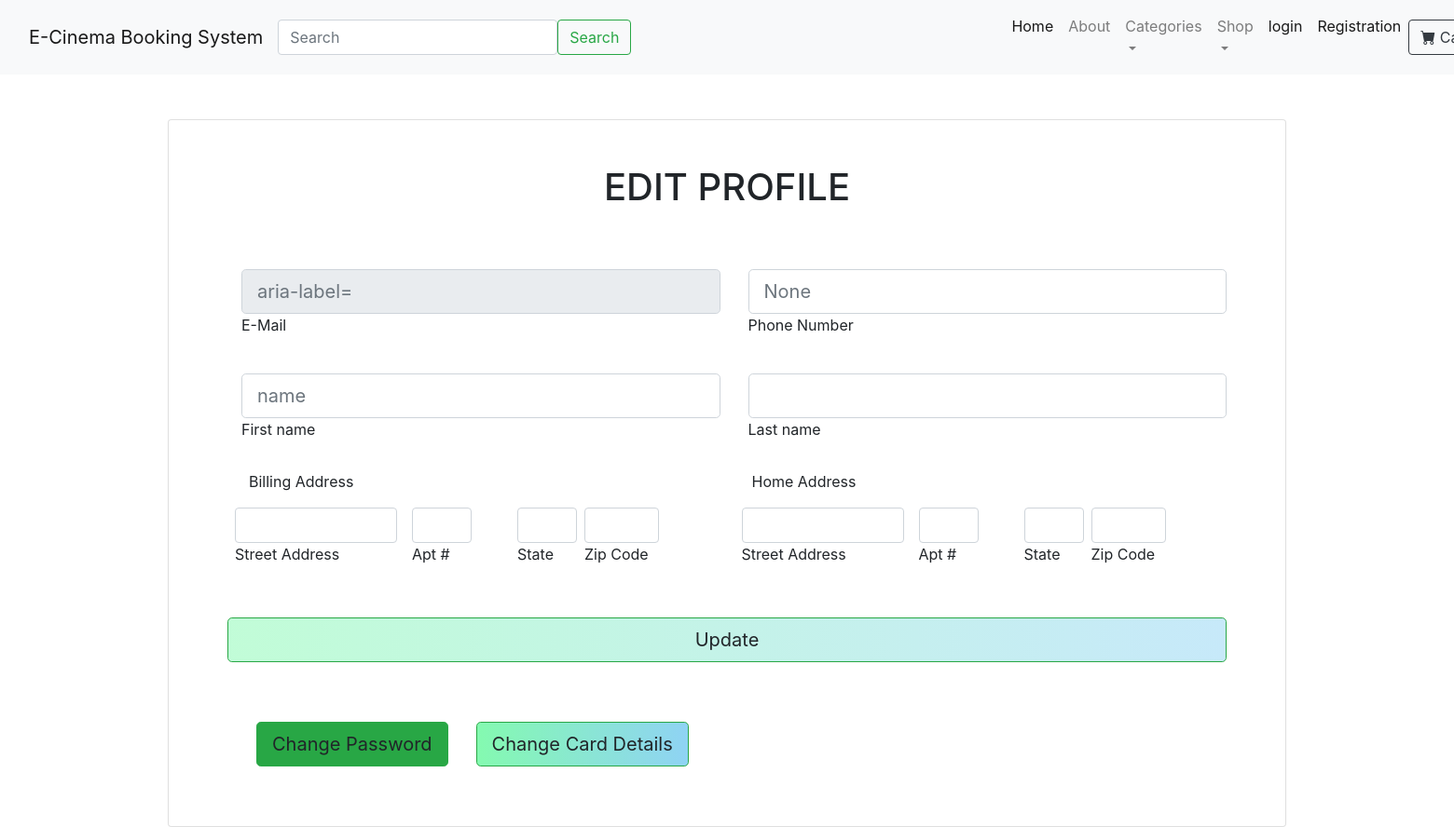
The page /edit_profile (signed in) on the database as committed earlier.
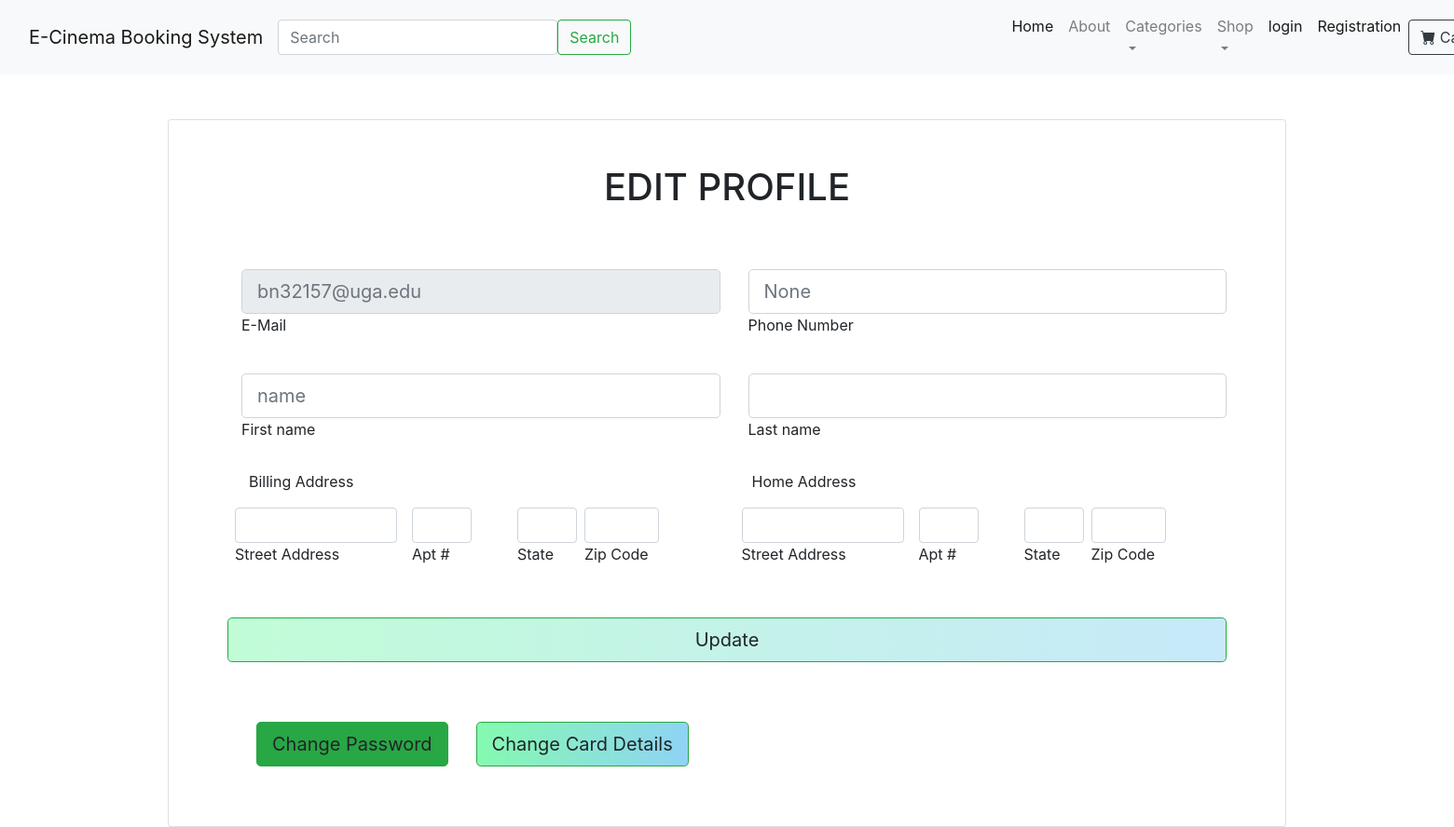
The same page on the database as committed later.
### ebooking/models.py (models this page shows)
class customuser(AbstractUser):
    address = models.TextField()
    phone_number = models.IntegerField()

### ebooking/views.py (the view)
def edit_profile(request):
    return render(request, "edit_profile.html")

### home/templates/edit_profile.html (shortened to what this page needs)
{% extends 'base.html' %}
{% load static %}
{% block content %}
<head><link rel="stylesheet" href="{% static 'home/css/registration.css' %}"></head>
  <div class="container h-70 pt-5">
        <div class="d-flex justify-content-center">
            <div class="d-flex justify-content-center">
            <div class="card" style="height:760px;width:1200px">
              <div class="card-body p-5">
                <h1 class="text-uppercase text-center mb-5">Edit Profile</h1>
                  {% if user.is_authenticated %}
                  <form method="POST" action="edit_profile">
                  <div class="col ml-auto">
                    <div class="row ml-auto py-3">
                        <div class="col ml-auto">
                            <input type="text" id="formControlReadonly" class="form-control form-control-lg" placeholder={{user.email}} aria-label={{user.email}} readonly>
                            <label for="formControlReadonly">E-Mail</label>
                        </div>
                        <div class="col ml-auto">
                            <input type="text" id="phone_number" class="form-control form-control-lg" placeholder={{user.phone_number}}>
                            <label for="phone_number">Phone Number</label>
                        </div>
                    </div>
                    <div class="row ml-auto py-3">
                        <div class="col ml-auto">
                            <input type="text" id="first_name" class="form-control form-control-lg" placeholder={{user.first_name}}>
                            <label for="first_name">First name</label>
                        </div>
                        <div class="col ml-auto">
                            <input type="text"  id="last_name" class="form-control form-control-lg" placeholder={{user.last_name}}>
                            <label for="first_name">Last name</label>
                            </div>
                    </div>
                      <div class="row ml-2 pt-2">
                          <div class="col">
                          <p>Billing Address</p>
                          </div>
                        <div class="col">
                          <p>Home Address</p>
                          </div>
                     </div>
                      <div class="row ml-auto">
                        <div class="col ml-auto">
                            <div class="row mb-4" style="float:left">
                           <div class="form-outline mb-4 px-2" style="float:left;width:190px">
                            <input type="text" id="saddress" class="form-control"/>
                            <label class="form-label" for="saddress">Street Address</label>
                          </div>
                         <div class="form-outline mb-4 px-2" style="float:left;width:80px">
                           <input type="text" id="aptnumber" class="form-control" />
                            <label class="form-label" for="aptnumber">Apt #</label>
                         </div>
                        </div>
                        <div class="row mb-4 px-5">
                        <div class="form-outline mb-4 px-2" style="width:80px">
                           <input type="text" id="bstate" class="form-control" />
                            <label class="form-label" for="bstate" >State</label>
                         </div>
                         <div class="form-outline mb-4" style="float:left;width:80px">
                           <input type="email" id="bzipcode" class="form-control" />
                            <label class="form-label" for="bzipcode">Zip Code</label>
                         </div></div>
                        </div>
                        <div class="col ml-auto">
                            <div class="row mb-4" style="float:left">
                           <div class="form-outline mb-4 px-2" style="float:left;width:190px">
                            <input type="text" id="saddress" class="form-control"/>
                            <label class="form-label" for="saddress">Street Address</label>
                          </div>
                         <div class="form-outline mb-4 px-2" style="float:left;width:80px">
                           <input type="text" id="aptnumber" class="form-control" />
                            <label class="form-label" for="aptnumber">Apt #</label>
                         </div>
                        </div>
                        <div class="row mb-4 px-5">
                        <div class="form-outline mb-4 px-2" style="width:80px">
                           <input type="text" id="bstate" class="form-control" />
                            <label class="form-label" for="bstate" >State</label>
                         </div>
                         <div class="form-outline mb-4" style="float:left;width:80px">
                           <input type="email" id="bzipcode" class="form-control" />
                            <label class="form-label" for="bzipcode">Zip Code</label>
                         </div></div>
                        </div>
                    </div>
                      <div style="text-align: center;">
                    <button class="btn btn-success btn-block btn-lg gradient-custom-3 text-body px-2" type="submit">Update</button>
            </div>
                       </form></br></br>
                  <div class="col ml-auto p-3">
                      <div class="row ml-auto">
                          <form method="POST" action="changepassword">
                              <div class="col ml-auto"><button style="color:red" type="submit" value="Change Password",
                                                               class="btn btn-success btn-block btn-lg gradient-custom-6 text-body">Change Password</button>
                              </div> </form>
                         <form method="POST" action="edit_card">
                              <div class="col ml-auto"><button type="submit" value="Change Card Details",
                                                               class="btn btn-success btn-block btn-lg gradient-custom-4 text-body">Change Card Details</button>
                              </div>
                        </form>
                          </div>
                      </div>
                  </div>
                  {% else %}
                <p class="text-center text-muted mt-5 mb-0">User Not Logged IN <a href="login" class="fw-bold text-body"><u>Login here</u></a></p>
                      {% endif %}
              </div>
            </div></div></div></div>
        {% endblock %}

### home/templates/base.html (shortened to what this page needs)
{% load static %}
<!DOCTYPE html>
<html lang="en">
    <head>
        <link href="https://cdn.jsdelivr.net/npm/bootstrap-icons@1.5.0/font/bootstrap-icons.css" rel="stylesheet" />
        <link rel="stylesheet" href="https://stackpath.bootstrapcdn.com/bootstrap/4.1.3/css/bootstrap.min.css">
    </head>
    <body style="background-image: url('https://mdbcdn.b-cdn.net/img/Photos/new-templates/search-box/img4.jpg');">
<nav class="navbar navbar-expand-lg navbar-light bg-light">
            <div class="container-fluid">
                <a class="navbar-brand" href="#!">E-Cinema Booking System</a>
                <form class="d-flex">
                    <input class="form-control me-2" type="search" placeholder="Search" aria-label="Search" style="width: 300px">
                    <button class="btn btn-outline-success" type="submit">Search</button>
                </form>
                <div class="collapse navbar-collapse" id="navbarSupportedContent" style="width:100px">
                    <ul class="navbar-nav me-auto mb-2 mb-lg-0 ms-lg-4 ml-auto" style="padding-left:400px" >
                        <li class="nav-item"><a class="nav-link active" aria-current="page" href="#!">Home</a></li>
                        <li class="nav-item"><a class="nav-link" href="#!">About</a></li>
                        <li class="nav-item dropdown">
                            <a class="nav-link dropdown-toggle" id="navbarDropdown" href="#" role="button" data-bs-toggle="dropdown" aria-expanded="false">Categories</a>
                        </li>
                        <li class="nav-item dropdown">
                            <a class="nav-link dropdown-toggle" id="navbarDropdown" href="#" role="button" data-bs-toggle="dropdown" aria-expanded="false">Shop</a>
                        </li>
                        <li class="nav-item active"><a class="nav-link" href="#!">login</a></li>
                        <li class="nav-item active"><a class="nav-link" href="#!">Registration</a></li>
                    </ul>
                    <form class="d-flex">
                        <button class="btn btn-outline-dark" type="submit">
                            <i class="bi-cart-fill me-1"></i>
                            Cart
                        </button>
                    </form>
                </div>
            </div>
        </nav>
{% block content %}
{% endblock %}

### home/static/home/css/registration.css (style rules this page uses)
.gradient-custom-3 { background: #84fab0; background: -webkit-linear-gradient(to right, rgba(132, 250, 176, 0.5), rgba(143, 211, 244, 0.5)); background: linear-gradient(to right, rgba(132, 250, 176, 0.5), rgba(143, 211, 244, 0.5)) }
.gradient-custom-4 { background: #84fab0; background: -webkit-linear-gradient(to right, rgba(132, 250, 176, 1), rgba(143, 211, 244, 1)); background: linear-gradient(to right, rgba(132, 250, 176, 1), rgba(143, 211, 244, 1)) }

Rows that differ between the two databases and show on the page:
changed customuser "None": email (not shown) → "bn32157@uga.edu"
